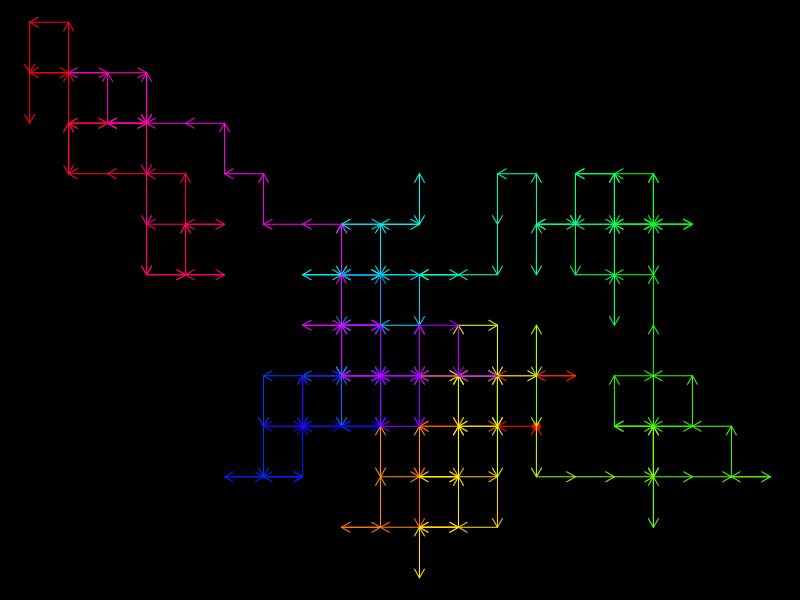

The R source for this figure:
# random walk
#origin
x = 0
y = 0

no_of_points = 300

for (i in 1:no_of_points){
  #create a random number between 1 to 4
  s = sample(1:4,1)
  if (s==1){ #left = minus 1 fro 0 from y
    x = c( x, x[length(x)] - 1)
    y = c(y, y[length(y)] + 0)
  }
  
  #similarly for right up and down
  if (s==2){# right = x+1, y +0
    x = c(x,x[length(x)]+1)
    y = c(y, y[length(y)] + 0)
  }
  
  if (s==3){ #up = y+1, x+0
    x = c(x, x[length(x)]+0)
    y = c(y, y[length(y)] + 1)
    
  }
  
  if (s==4){ #down = y-1, x+0
    x = c(x, x[length(x)]+0)
    y = c(y, y[length(y)] - 1)
  }
  
}

# black bg and remove margins
par(bg='black',mar=rep(0,4))

plot(x,y,col="orange",type='n') # make it empty

#add origin to plot
points(0,0,col='red',pch=19)

#arrows 
#a = 2:no_of_points

# add rainbow colors
clr = rainbow(no_of_points)
#arrows(x[a-1],y[a-1],x[a],y[a],col=clr)

# lets add arrows one by one

for (i in 2:no_of_points){
  # animate it
  #Sys.sleep(0.05)
  
  arrows(x[i-1],y[i-1], x[i], y[i],length = 0.1, col=clr[i])
}

# and we are done
